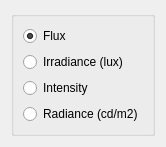
            <widget class="QWidget" name="operationMode">
             <property name="geometry">
              <rect>
               <x>0</x>
               <y>0</y>
               <width>147</width>
               <height>132</height>
              </rect>
             </property>
             <attribute name="label">
              <string>Modes of Operation</string>
             </attribute>
             <layout class="QGridLayout" name="gridLayout_3">
              <item row="0" column="1">
               <layout class="QVBoxLayout" name="verticalLayout_2">
                <item>
                 <widget class="QGroupBox" name="groupBox">
                  <property name="title">
                   <string/>
                  </property>
                  <layout class="QGridLayout" name="gridLayout_2">
                   <item row="0" column="0">
                    <widget class="QRadioButton" name="rbtnFlux">
                     <property name="text">
                      <string>Flux</string>
                     </property>
                     <property name="checked">
                      <bool>true</bool>
                     </property>
                    </widget>
                   </item>
                   <item row="2" column="0">
                    <widget class="QRadioButton" name="rbtnIntensity">
                     <property name="text">
                      <string>Intensity</string>
                     </property>
                    </widget>
                   </item>
                   <item row="4" column="0">
                    <widget class="QRadioButton" name="rbtnRadiance">
                     <property name="text">
                      <string>Radiance (cd/m2)</string>
                     </property>
                    </widget>
                   </item>
                   <item row="1" column="0">
                    <widget class="QRadioButton" name="rbtnIrradiance">
                     <property name="text">
                      <string>Irradiance (lux)</string>
                     </property>
                    </widget>
                   </item>
                  </layout>
                 </widget>
                </item>
                <item>
                 <spacer name="verticalSpacer">
                  <property name="orientation">
                   <enum>Qt::Vertical</enum>
                  </property>
                  <property name="sizeHint" stdset="0">
                   <size>
                    <width>20</width>
                    <height>40</height>
                   </size>
                  </property>
                 </spacer>
                </item>
               </layout>
              </item>
             </layout>
            </widget>
